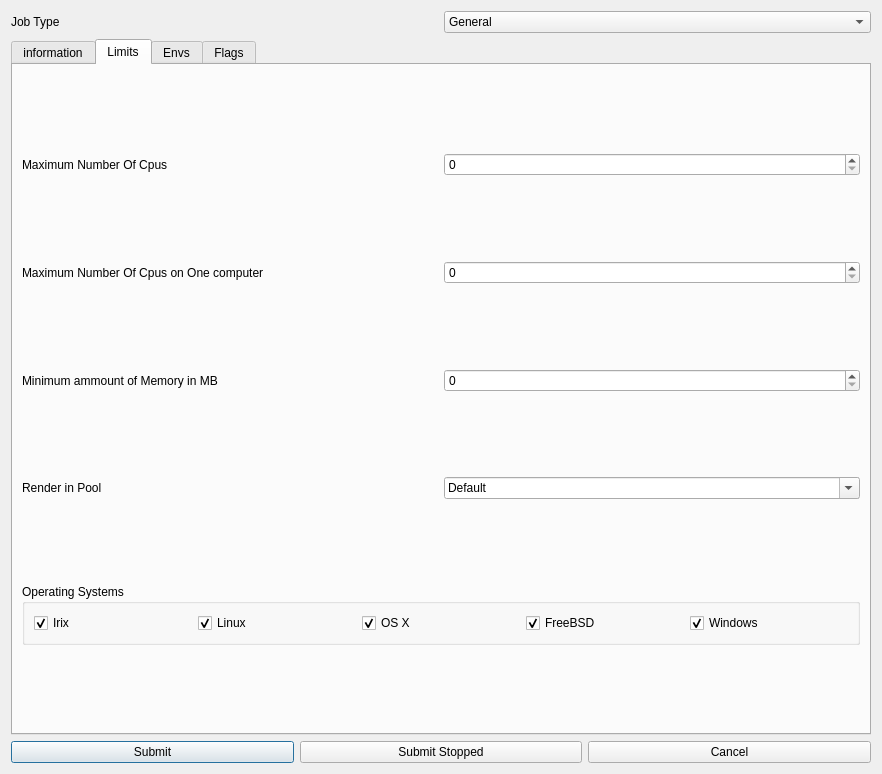
<?xml version="1.0" encoding="UTF-8"?>
<ui version="4.0">
 <class>Dialog</class>
 <widget class="QDialog" name="Dialog">
  <property name="geometry">
   <rect>
    <x>0</x>
    <y>0</y>
    <width>882</width>
    <height>774</height>
   </rect>
  </property>
  <property name="windowTitle">
   <string>Dialog</string>
  </property>
  <layout class="QGridLayout" name="gridLayout">
   <item row="0" column="0">
    <layout class="QHBoxLayout" name="horizontalLayout_26">
     <item>
      <widget class="QLabel" name="label_25">
       <property name="styleSheet">
        <string notr="true"/>
       </property>
       <property name="text">
        <string>Job Type</string>
       </property>
      </widget>
     </item>
     <item>
      <widget class="QComboBox" name="comboBox_5">
       <item>
        <property name="text">
         <string>General</string>
        </property>
       </item>
      </widget>
     </item>
    </layout>
   </item>
   <item row="2" column="0">
    <layout class="QHBoxLayout" name="horizontalLayout_19">
     <item>
      <widget class="QPushButton" name="pushButton_3">
       <property name="text">
        <string>Submit</string>
       </property>
      </widget>
     </item>
     <item>
      <widget class="QPushButton" name="pushButton_2">
       <property name="text">
        <string>Submit Stopped</string>
       </property>
      </widget>
     </item>
     <item>
      <widget class="QPushButton" name="pushButton">
       <property name="text">
        <string>Cancel</string>
       </property>
      </widget>
     </item>
    </layout>
   </item>
   <item row="1" column="0">
    <widget class="QTabWidget" name="tabWidget">
     <property name="currentIndex">
      <number>1</number>
     </property>
     <widget class="QWidget" name="TB_information">
      <attribute name="title">
       <string>information</string>
      </attribute>
      <layout class="QGridLayout" name="gridLayout_2">
       <item row="0" column="0">
        <layout class="QHBoxLayout" name="horizontalLayout_28">
         <item>
          <widget class="QLabel" name="label_27">
           <property name="text">
            <string>Frame Padding</string>
           </property>
          </widget>
         </item>
         <item>
          <widget class="QSpinBox" name="spinBox_18"/>
         </item>
        </layout>
       </item>
       <item row="1" column="0">
        <layout class="QHBoxLayout" name="horizontalLayout_20">
         <item>
          <widget class="QLabel" name="label_19">
           <property name="text">
            <string>Name</string>
           </property>
          </widget>
         </item>
         <item>
          <widget class="QLineEdit" name="lineEdit_5">
           <property name="minimumSize">
            <size>
             <width>0</width>
             <height>0</height>
            </size>
           </property>
          </widget>
         </item>
        </layout>
       </item>
       <item row="2" column="0">
        <layout class="QHBoxLayout" name="horizontalLayout_21">
         <item>
          <widget class="QLabel" name="label_20">
           <property name="text">
            <string>Command</string>
           </property>
          </widget>
         </item>
         <item>
          <widget class="QLineEdit" name="lineEdit_6"/>
         </item>
        </layout>
       </item>
       <item row="3" column="0">
        <layout class="QHBoxLayout" name="horizontalLayout_25">
         <item>
          <widget class="QLabel" name="label_24">
           <property name="text">
            <string>Start Frame</string>
           </property>
          </widget>
         </item>
         <item>
          <widget class="QSpinBox" name="spinBox_16"/>
         </item>
        </layout>
       </item>
       <item row="4" column="0">
        <layout class="QHBoxLayout" name="horizontalLayout_23">
         <item>
          <widget class="QLabel" name="label_22">
           <property name="text">
            <string>End Frame</string>
           </property>
          </widget>
         </item>
         <item>
          <widget class="QSpinBox" name="spinBox_14"/>
         </item>
        </layout>
       </item>
       <item row="5" column="0">
        <layout class="QHBoxLayout" name="horizontalLayout_22">
         <item>
          <widget class="QLabel" name="label_21">
           <property name="text">
            <string>Step Frames</string>
           </property>
          </widget>
         </item>
         <item>
          <widget class="QSpinBox" name="spinBox_13"/>
         </item>
        </layout>
       </item>
       <item row="6" column="0">
        <layout class="QHBoxLayout" name="horizontalLayout_24">
         <item>
          <widget class="QLabel" name="label_23">
           <property name="text">
            <string>Block Size</string>
           </property>
          </widget>
         </item>
         <item>
          <widget class="QSpinBox" name="spinBox_15"/>
         </item>
        </layout>
       </item>
       <item row="7" column="0">
        <layout class="QHBoxLayout" name="horizontalLayout_27">
         <item>
          <widget class="QLabel" name="label_26">
           <property name="text">
            <string>Priority</string>
           </property>
          </widget>
         </item>
         <item>
          <widget class="QComboBox" name="comboBox_6">
           <item>
            <property name="text">
             <string>Highest</string>
            </property>
           </item>
           <item>
            <property name="text">
             <string>High</string>
            </property>
           </item>
           <item>
            <property name="text">
             <string>Normal</string>
            </property>
           </item>
           <item>
            <property name="text">
             <string>Low</string>
            </property>
           </item>
           <item>
            <property name="text">
             <string>Lowest</string>
            </property>
           </item>
           <item>
            <property name="text">
             <string>Custom</string>
            </property>
           </item>
          </widget>
         </item>
         <item>
          <widget class="QSpinBox" name="spinBox_17"/>
         </item>
        </layout>
       </item>
      </layout>
      <zorder>layoutWidget</zorder>
      <zorder>layoutWidget_2</zorder>
      <zorder>layoutWidget_3</zorder>
      <zorder>layoutWidget_4</zorder>
      <zorder>layoutWidget_5</zorder>
      <zorder>layoutWidget_6</zorder>
      <zorder>layoutWidget_8</zorder>
      <zorder>layoutWidget_9</zorder>
      <zorder>label_27</zorder>
      <zorder>spinBox_13</zorder>
     </widget>
     <widget class="QWidget" name="tab_2">
      <attribute name="title">
       <string>Limits</string>
      </attribute>
      <layout class="QGridLayout" name="gridLayout_3">
       <item row="0" column="0">
        <layout class="QHBoxLayout" name="horizontalLayout_34">
         <item>
          <widget class="QLabel" name="label_32">
           <property name="text">
            <string>Maximum Number Of Cpus</string>
           </property>
          </widget>
         </item>
         <item>
          <widget class="QSpinBox" name="spinBox_22"/>
         </item>
        </layout>
       </item>
       <item row="1" column="0">
        <layout class="QHBoxLayout" name="horizontalLayout_37">
         <item>
          <widget class="QLabel" name="label_35">
           <property name="text">
            <string>Maximum Number Of Cpus on One computer</string>
           </property>
          </widget>
         </item>
         <item>
          <widget class="QSpinBox" name="spinBox_24"/>
         </item>
        </layout>
       </item>
       <item row="2" column="0">
        <layout class="QHBoxLayout" name="horizontalLayout_36">
         <item>
          <widget class="QLabel" name="label_34">
           <property name="text">
            <string>Minimum ammount of Memory in MB </string>
           </property>
          </widget>
         </item>
         <item>
          <widget class="QSpinBox" name="spinBox_23"/>
         </item>
        </layout>
       </item>
       <item row="3" column="0">
        <layout class="QHBoxLayout" name="horizontalLayout_35">
         <item>
          <widget class="QLabel" name="label_33">
           <property name="text">
            <string>Render in Pool</string>
           </property>
          </widget>
         </item>
         <item>
          <widget class="QComboBox" name="comboBox_8">
           <property name="editable">
            <bool>true</bool>
           </property>
           <item>
            <property name="text">
             <string>Default</string>
            </property>
           </item>
          </widget>
         </item>
        </layout>
       </item>
       <item row="4" column="0">
        <widget class="QGroupBox" name="groupBox_3">
         <property name="sizePolicy">
          <sizepolicy hsizetype="Preferred" vsizetype="Fixed">
           <horstretch>0</horstretch>
           <verstretch>0</verstretch>
          </sizepolicy>
         </property>
         <property name="title">
          <string>Operating Systems</string>
         </property>
         <layout class="QHBoxLayout" name="horizontalLayout_38">
          <item>
           <widget class="QCheckBox" name="checkBox_6">
            <property name="text">
             <string>Irix</string>
            </property>
            <property name="checked">
             <bool>true</bool>
            </property>
           </widget>
          </item>
          <item>
           <widget class="QCheckBox" name="checkBox_7">
            <property name="text">
             <string>Linux</string>
            </property>
            <property name="checked">
             <bool>true</bool>
            </property>
           </widget>
          </item>
          <item>
           <widget class="QCheckBox" name="checkBox_8">
            <property name="text">
             <string>OS X</string>
            </property>
            <property name="checked">
             <bool>true</bool>
            </property>
           </widget>
          </item>
          <item>
           <widget class="QCheckBox" name="checkBox_9">
            <property name="text">
             <string>FreeBSD</string>
            </property>
            <property name="checked">
             <bool>true</bool>
            </property>
           </widget>
          </item>
          <item>
           <widget class="QCheckBox" name="checkBox_10">
            <property name="text">
             <string>Windows</string>
            </property>
            <property name="checked">
             <bool>true</bool>
            </property>
           </widget>
          </item>
         </layout>
        </widget>
       </item>
      </layout>
     </widget>
     <widget class="QWidget" name="tab">
      <attribute name="title">
       <string>Envs</string>
      </attribute>
      <layout class="QGridLayout" name="gridLayout_4">
       <item row="0" column="0">
        <layout class="QHBoxLayout" name="horizontalLayout_39">
         <item>
          <widget class="QCheckBox" name="checkBox_11">
           <property name="text">
            <string>Load Module</string>
           </property>
          </widget>
         </item>
         <item>
          <widget class="QLineEdit" name="lineEdit_7">
           <property name="enabled">
            <bool>false</bool>
           </property>
          </widget>
         </item>
        </layout>
       </item>
       <item row="1" column="0">
        <widget class="QTableWidget" name="tableWidget">
         <attribute name="horizontalHeaderStretchLastSection">
          <bool>true</bool>
         </attribute>
         <attribute name="horizontalHeaderStretchLastSection">
          <bool>true</bool>
         </attribute>
         <column>
          <property name="text">
           <string>Name</string>
          </property>
         </column>
         <column>
          <property name="text">
           <string>Value</string>
          </property>
         </column>
        </widget>
       </item>
      </layout>
     </widget>
     <widget class="QWidget" name="tab_3">
      <attribute name="title">
       <string>Flags</string>
      </attribute>
      <layout class="QGridLayout" name="gridLayout_5">
       <item row="0" column="0">
        <layout class="QHBoxLayout" name="horizontalLayout_40">
         <item>
          <widget class="QCheckBox" name="checkBox_12">
           <property name="text">
            <string>Mail Notification</string>
           </property>
          </widget>
         </item>
         <item>
          <widget class="QCheckBox" name="checkBox_13">
           <property name="text">
            <string>Specific Email</string>
           </property>
          </widget>
         </item>
         <item>
          <widget class="QLineEdit" name="lineEdit_8"/>
         </item>
        </layout>
       </item>
       <item row="1" column="0">
        <layout class="QHBoxLayout" name="horizontalLayout_41">
         <item>
          <widget class="QCheckBox" name="checkBox_14">
           <property name="text">
            <string>Job depends on Id (jobid)</string>
           </property>
          </widget>
         </item>
         <item>
          <widget class="QComboBox" name="comboBox_9"/>
         </item>
        </layout>
       </item>
       <item row="2" column="0">
        <widget class="QCheckBox" name="checkBox_15">
         <property name="text">
          <string>Delete Job When finished</string>
         </property>
        </widget>
       </item>
      </layout>
     </widget>
    </widget>
   </item>
  </layout>
 </widget>
 <resources/>
 <connections/>
</ui>
